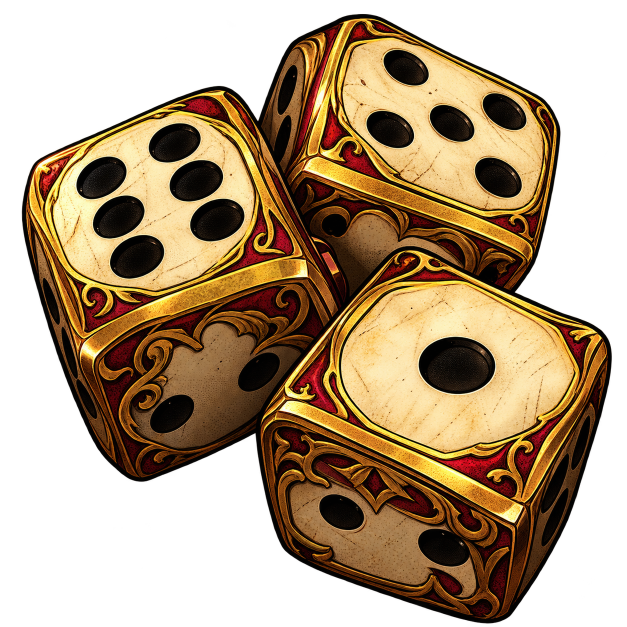
#> input picture dev/gen/brand/dice-prop.png, 1254 x 1254 px (shown at 1/2 size)
$ python fkbrand.py
#> lines starting #> are read from the running program, lines starting #| are printed output that depends on the picture
#> further down, dice is the input picture: PIL image 1254x1254 RGBA; mean R, G, B, A 81.5, 59.6, 32.1, 153.1
"""Turn the generated Monster Farkle brand art into the files the game ships.

  python dev/gen/fkbrand.py [folder]        (default: dev/gen/brand)

The two masters are tracked in dev/gen/brand/ rather than under dev/gen/out/,
which is gitignored - the icons can then be re-cut at any size later without
paying to generate the art again. Both came out of the image generator at
1254x1254:

  dice-prop.png    the painted dice, transparent background, for the word logo
  farkle-icon.png  the square mark: an Ace of Hearts behind three dice

This trims, resizes and writes them where the game and the manifest look for
them. Re-runnable: it overwrites rather than piling up.

Monster Farkle gets its own icon on purpose. BRAND.md: a sister game is family,
not a copy, so it is built from its own object - dice - sitting with the Ace
the way the axe does in Axes & Aces. The Axes & Aces emblem still appears in
the game, quietly, as the "same people made this" mark.
"""
import os, sys
from PIL import Image

os.chdir(os.path.join(os.path.dirname(os.path.abspath(__file__)), "..", ".."))
src = sys.argv[1] if len(sys.argv) > 1 else "dev/gen/brand"

def trim(im, pad=0.02):
    """Crop to what is actually painted, then give it a little air."""
#> called with pad = 0.02
    box = im.getchannel("A").getbbox() if im.mode == "RGBA" else im.getbbox()
#> box = (0, 3, 1227, 1254)
    if box:
        im = im.crop(box)
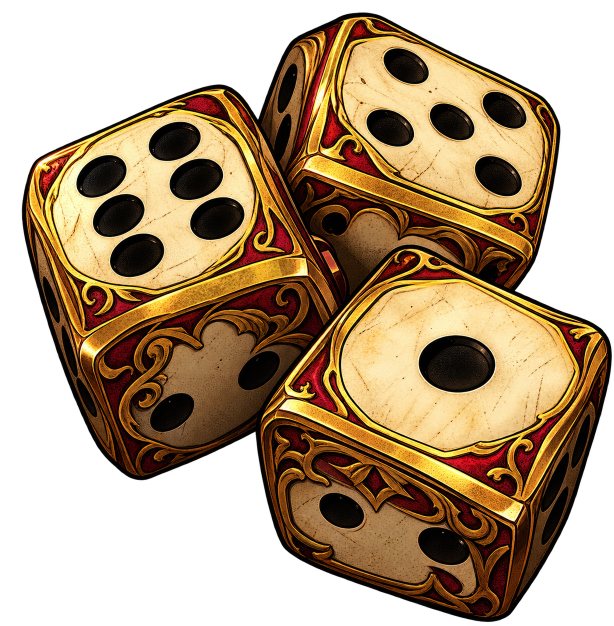
#> im: PIL image 1227x1251 RGBA (shown at 1/2 size); mean R, G, B, A 83.5, 61, 32.9, 156.9; transparent parts drawn white
    if pad:
        w, h = im.size
#> w = 1227; h = 1251
        p = int(max(w, h) * pad)
#> p = 25
        out = Image.new("RGBA", (w + p * 2, h + p * 2), (0, 0, 0, 0))
#> out: PIL image 1277x1301 RGBA; every value is 0
        out.paste(im, (p, p))
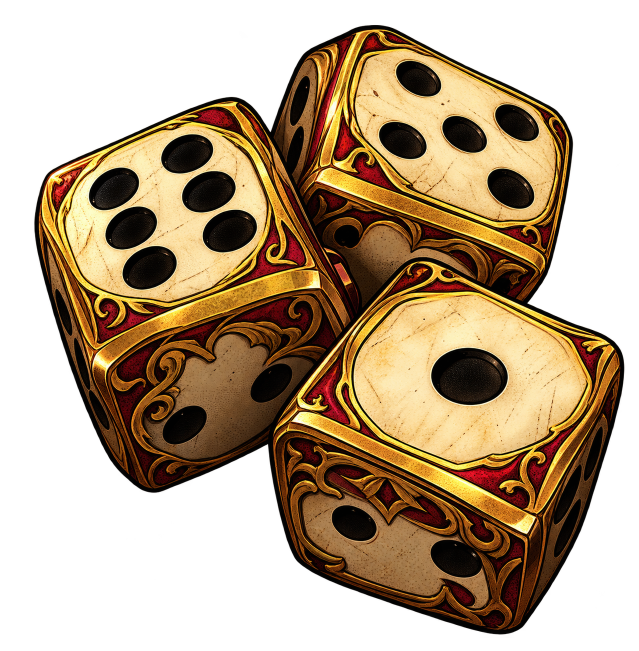
#> out: PIL image 1277x1301 RGBA (shown at 1/2 size); mean R, G, B, A 77.2, 56.4, 30.4, 144.9; transparent parts drawn white
        im = out
    return im

def square(im):
    """Centre on a transparent square, so nothing is ever stretched."""
    s = max(im.size)
#> s = 1301
    out = Image.new("RGBA", (s, s), (0, 0, 0, 0))
#> out: PIL image 1301x1301 RGBA; every value is 0
    out.paste(im, ((s - im.width) // 2, (s - im.height) // 2))
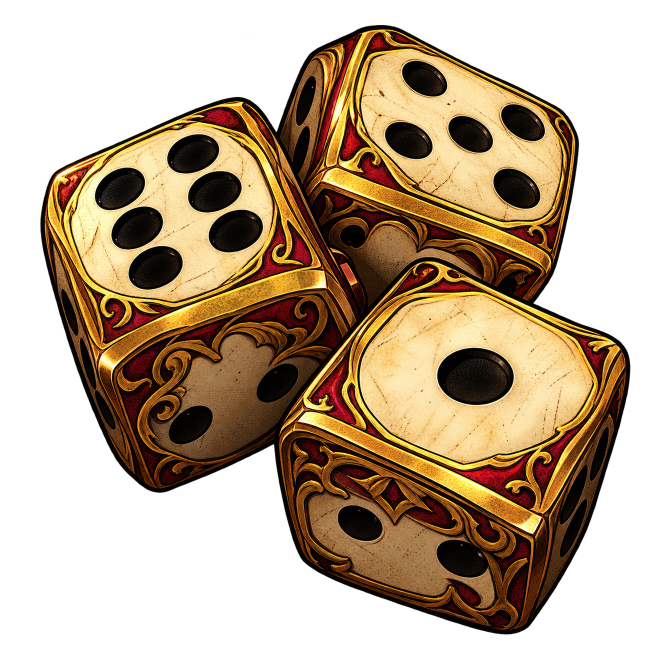
#> out: PIL image 1301x1301 RGBA (shown at 1/2 size); mean R, G, B, A 75.8, 55.4, 29.8, 142.3; transparent parts drawn white
    return out

os.makedirs("img", exist_ok=True)
os.makedirs("icons", exist_ok=True)
made = []

# ---- the painted dice, for the word logo ----
dice = Image.open(os.path.join(src, "dice-prop.png")).convert("RGBA")
dice = square(trim(dice))
dice.resize((560, 560), Image.LANCZOS).save("img/farkle-dice.webp", "WEBP", quality=92, method=6)
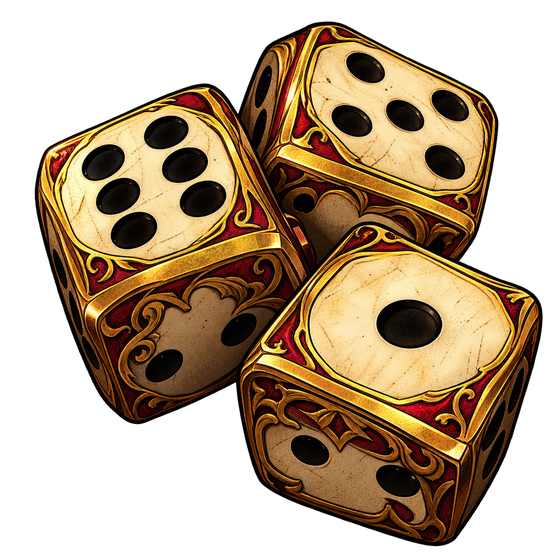
#> saved as farkle-dice.webp: PIL image 560x560 RGBA; mean R, G, B, A 75.5, 55.3, 29.8, 142.3; transparent parts drawn white
made.append("img/farkle-dice.webp")

# ---- the square mark ----
#> (the run stopped early here; a loop or call above may not have finished)

$ run again, with img/phone-fight.jpg saved as dev/gen/brand/dice-prop.png
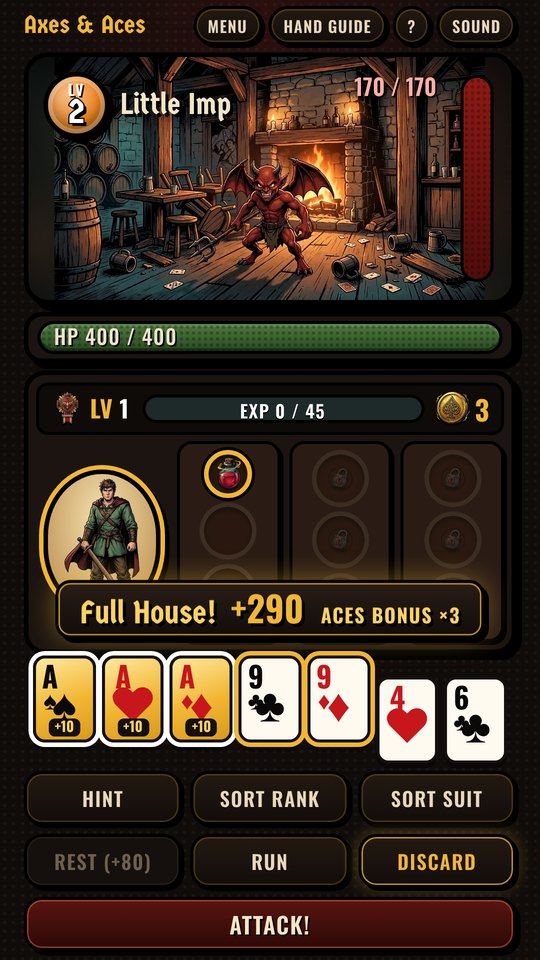
#> input picture img/phone-fight.jpg, 540 x 960 px
#> box = (0, 0, 540, 960)
#> in trim, `out.paste(im, (p, p))`:
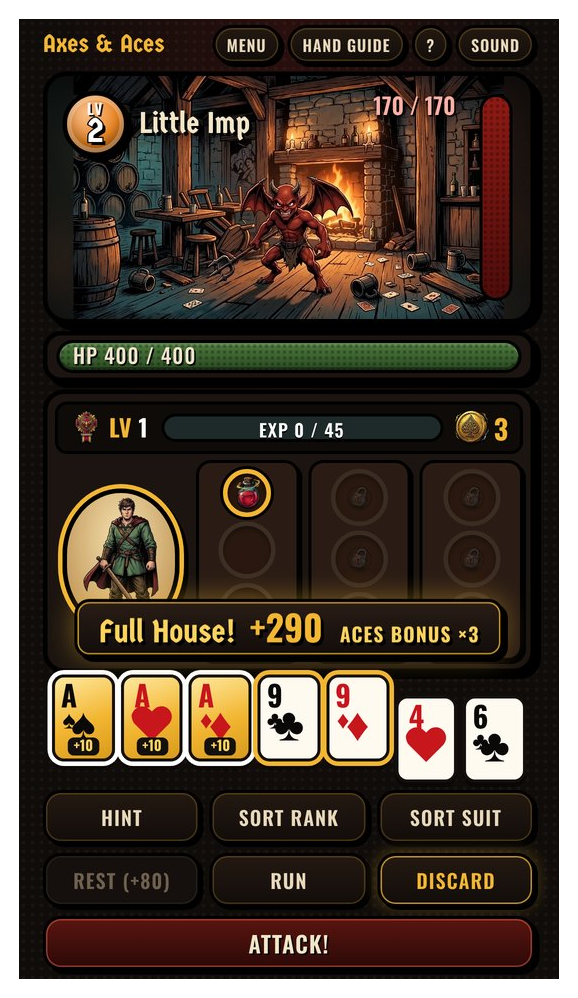
#> out: PIL image 578x998 RGBA; mean R, G, B, A 53.1, 40.2, 29.6, 229.2; transparent parts drawn white
#> s = 998
#> `dice.resize((560, 560), Image.LANCZOS).save("img/farkle-dice.webp", "W..`:
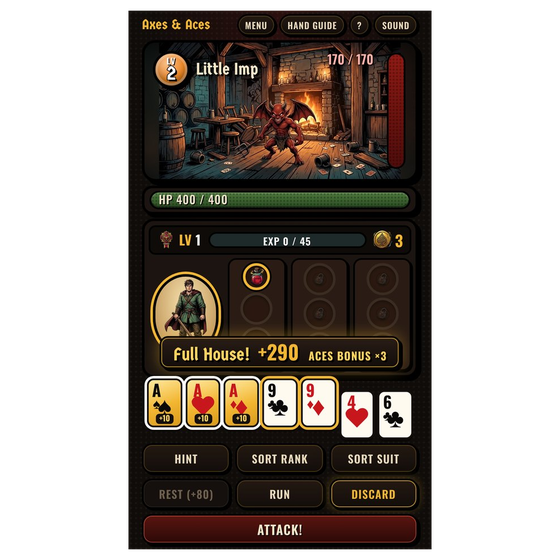
#> saved as farkle-dice.webp: PIL image 560x560 RGBA; mean R, G, B, A 30.8, 23.4, 17.2, 132.7; transparent parts drawn white
